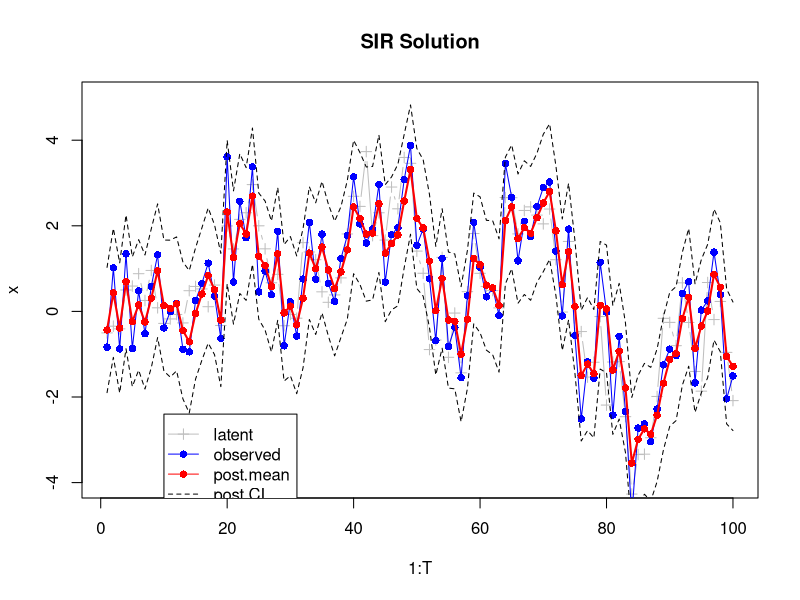

This chart was generated by the following R code:
# Description: 
#   This script shows SMC method using SIR algorithm in linear Gaussian state-space model
# 
# Details:
#   x.1 ~ N(0, 1) 
#   x.n = phi x.{n-1} + v.n, v.n ~ N(0,s.v^2) 
#   y.n = x.n + w.n, w.n~ N(0,s.w^2) 
#
# License: GNU v3
#
# Date: October 19, 2016
#
# Authors:  
#    Rcode was written by Jiali Lin.
#    Depts. of Statistics, Virginia Tech,
#    Hutcheson Hall, 403K, Blacksburg, VA 24061 
#
# References:
#    <http://www.apps.stat.vt.edu/zhu/teaching/2016/6474/6474_2016.htm>

rm(list = ls())

set.seed(100)

# Initial value
T <- 100
S.v <- 1
S.w <- 1 
phi <- 0.95
x <- rep(NA, T)  # latent sequence
y <- rep(NA, T)  # observed sequence
x[1] <- rnorm(1, mean = 0, sd = 1)
for (i in 2:T){
  x[i] <- phi*x[i-1] + rnorm(1, mean = 0, sd = S.v)
}
y <- x + rnorm(T, mean = 0, sd = S.w)

# Initialize storage
N <- 1000 
Xs <- matrix(NA, N, T) 
logweight <- matrix(NA, N, T)
weight.normalized <- matrix(NA, N, T)
mu.Xs <- rep(NA, T)
var.Xs <- rep(NA, T)


for (t in 1:T){
  
  if (t == 1){
    Xs[, t] <- rnorm(N, mean =  0, sd = 1)
  }else{
    # propagate particles according to prior 
    Xs[, t] <- rnorm(N, mean = phi  *Xs[, t-1], sd = S.v)    
  }
  logweight[, t] <- dnorm(y[t], mean = Xs[, t], sd = S.w, log = T)    
  
  weight.normalized[, t] <- exp(logweight[, t]) / sum(exp(logweight[, t]))
  
  # Resample
  Xs.resample <- sample(Xs[, t], size = N, replace = T, prob = weight.normalized[, t])
  Xs[, t] <- Xs.resample
  mu.Xs[t] <- mean(Xs.resample)
  var.Xs[t] <- var(Xs.resample)  
}

# win.graph()
plot(1:T, x, type = 'b', pch = 3, col = 'grey', main = 'SIR Solution', ylim = c(-4, 5))
points(1:T, y, pch = 16, col = 'blue')
lines(1:T, y,  col = 'blue')
lines(mu.Xs - 2 * sqrt(var.Xs), lty = 2, col = 'black')
lines(mu.Xs + 2 * sqrt(var.Xs), lty = 2, col = 'black')
lines(mu.Xs, col = "red", lwd = 2)
points(mu.Xs, col = "red", lwd = 2, pch = 16)
legend(10, -2.4, c('latent', 'observed', 'post.mean', 'post.CI'),
       pch = c(3, 16, 16, NA), col = c('grey', 'blue', 'red', 'black'), lty = c(1, 1, 1, 2))